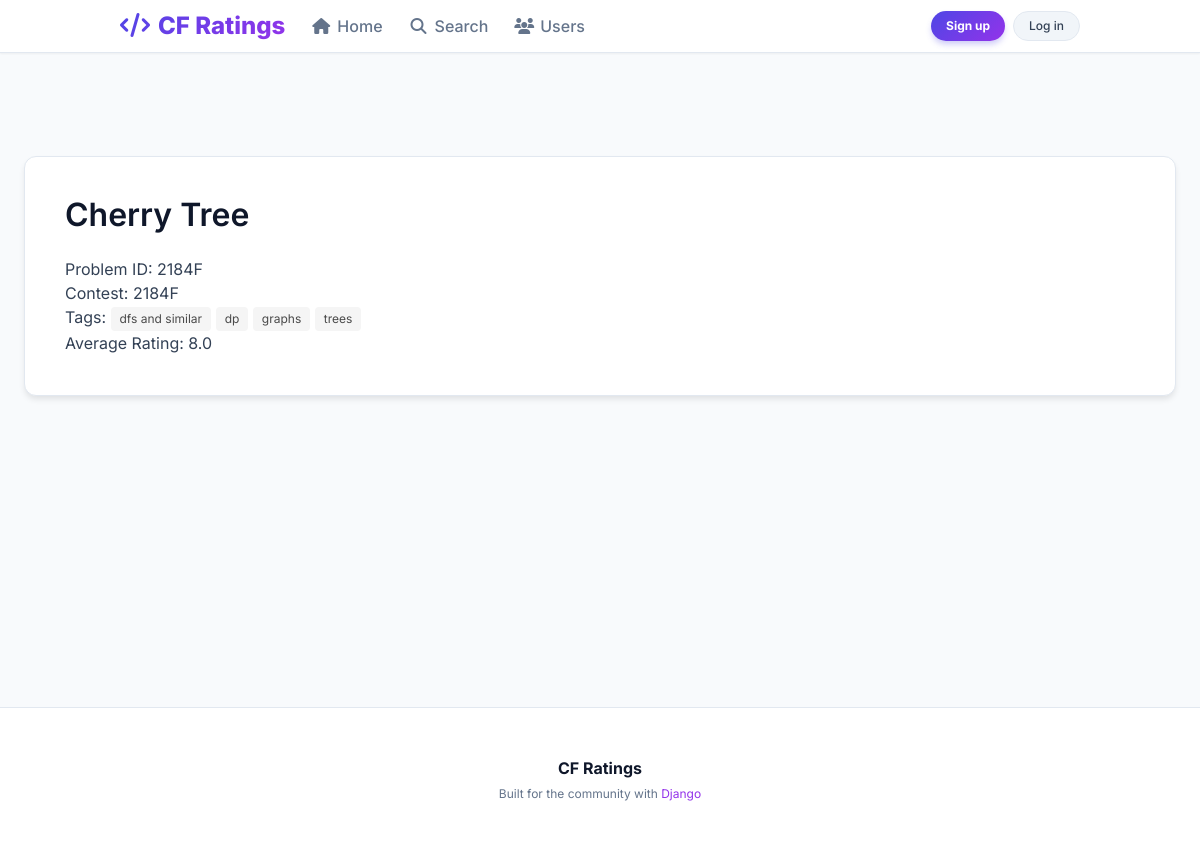
Screenshot of /problem/2184F/ with the database file from the repository.
### problems/models.py (models this page shows, shortened)
class Problem(models.Model):
    name = models.CharField(max_length=255)
    problem_id = models.CharField(max_length=20, unique=True)  # e.g., 2184G
    contest_id = models.IntegerField()
    index = models.CharField(max_length=10)
    tags = models.ManyToManyField(Tag, related_name='problems')
    average_rating = models.FloatField(default=0.0)
    owner = models.ForeignKey(settings.AUTH_USER_MODEL, on_delete=models.SET_NULL, null=True, related_name='owned_problems')

class Tag(models.Model):
    name = models.CharField(max_length=50, unique=True)

### problems/views.py (the view)
# urls.py: path('problem/<str:problem_id>/', views.ProblemDetailView.as_view(), name='problem_detail'),
class ProblemDetailView(View):
    def get(self, request, problem_id):
        problem = get_object_or_404(Problem, problem_id__iexact=problem_id)
        rating_form = None
        user_rating = None
        if request.user.is_authenticated:
            user_rating = Rating.objects.filter(user=request.user, problem=problem).first()
            rating_form = RatingForm(instance=user_rating)
        return render(request, 'problem_detail.html', {'problem': problem, 'rating_form': rating_form, 'user_rating': user_rating})

### templates/problem_detail.html (shortened to what this page needs)
{% extends 'base.html' %}
{% block content %}
<h1 class="title">{{ problem.name }}</h1>
<p>Problem ID: {{ problem.problem_id }}</p>
<p>Contest: {{ problem.contest_id }}{{ problem.index }}</p>
<p>Tags: {% for t in problem.tags.all %}<span class="tag">{{ t.name }}</span> {% endfor %}</p>
<p>Average Rating: {{ problem.average_rating }}</p>
{% endblock %}

### templates/base.html (style rules this page uses)
:root { --bg-color: #f8fafc; --card-bg: #ffffff; --text-color: #334155; --title-color: #0f172a; --primary-color: #4f46e5; --primary-gradient: linear-gradient(135deg, #4f46e5, #9333ea); }
body { background-color: var(--bg-color); color: var(--text-color); font-family: 'Inter', sans-serif; min-height: 100vh; display: flex; flex-direction: column; }
.title { color: var(--title-color); }

### rows the page displays
Problem: name "Cherry Tree", problem_id "2184F", contest_id "2184", index "F", average_rating "8.0"
Tag: name "dfs and similar"
Tag: name "dp"
Tag: name "graphs"
Tag: name "trees"
